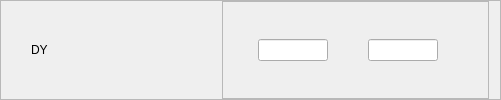
              <widget class="QFrame" name="fFiis_DY">
               <property name="frameShape">
                <enum>QFrame::StyledPanel</enum>
               </property>
               <property name="frameShadow">
                <enum>QFrame::Raised</enum>
               </property>
               <layout class="QHBoxLayout" name="horizontalLayout_23">
                <property name="leftMargin">
                 <number>30</number>
                </property>
                <property name="topMargin">
                 <number>0</number>
                </property>
                <property name="bottomMargin">
                 <number>0</number>
                </property>
                <item>
                 <widget class="QLabel" name="fDY_2">
                  <property name="minimumSize">
                   <size>
                    <width>185</width>
                    <height>0</height>
                   </size>
                  </property>
                  <property name="maximumSize">
                   <size>
                    <width>185</width>
                    <height>150</height>
                   </size>
                  </property>
                  <property name="styleSheet">
                   <string notr="true">font: 14pt &quot;Segoe UI&quot;;</string>
                  </property>
                  <property name="text">
                   <string>DY</string>
                  </property>
                  <property name="alignment">
                   <set>Qt::AlignLeading|Qt::AlignLeft|Qt::AlignVCenter</set>
                  </property>
                 </widget>
                </item>
                <item>
                 <widget class="QFrame" name="frame_76">
                  <property name="frameShape">
                   <enum>QFrame::StyledPanel</enum>
                  </property>
                  <property name="frameShadow">
                   <enum>QFrame::Raised</enum>
                  </property>
                  <layout class="QHBoxLayout" name="horizontalLayout_95">
                   <property name="spacing">
                    <number>0</number>
                   </property>
                   <property name="leftMargin">
                    <number>35</number>
                   </property>
                   <property name="topMargin">
                    <number>0</number>
                   </property>
                   <property name="rightMargin">
                    <number>50</number>
                   </property>
                   <property name="bottomMargin">
                    <number>0</number>
                   </property>
                   <item>
                    <widget class="QLineEdit" name="min_Fiis_DY">
                     <property name="maximumSize">
                      <size>
                       <width>70</width>
                       <height>16777215</height>
                      </size>
                     </property>
                     <property name="focusPolicy">
                      <enum>Qt::StrongFocus</enum>
                     </property>
                     <property name="alignment">
                      <set>Qt::AlignCenter</set>
                     </property>
                    </widget>
                   </item>
                   <item>
                    <spacer name="horizontalSpacer_12">
                     <property name="orientation">
                      <enum>Qt::Horizontal</enum>
                     </property>
                     <property name="sizeType">
                      <enum>QSizePolicy::Expanding</enum>
                     </property>
                     <property name="sizeHint" stdset="0">
                      <size>
                       <width>40</width>
                       <height>20</height>
                      </size>
                     </property>
                    </spacer>
                   </item>
                   <item>
                    <widget class="QLineEdit" name="max_Fiis_DY">
                     <property name="maximumSize">
                      <size>
                       <width>70</width>
                       <height>16777215</height>
                      </size>
                     </property>
                     <property name="focusPolicy">
                      <enum>Qt::StrongFocus</enum>
                     </property>
                     <property name="alignment">
                      <set>Qt::AlignCenter</set>
                     </property>
                    </widget>
                   </item>
                  </layout>
                 </widget>
                </item>
               </layout>
              </widget>
